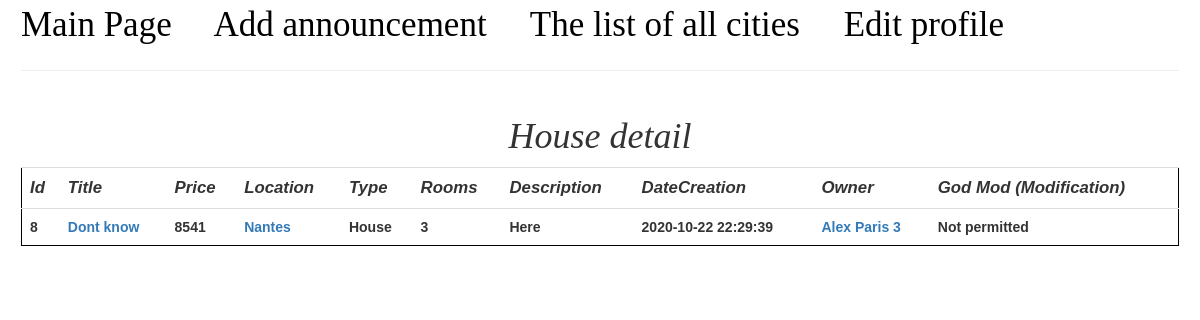
The page /house/8 on the database its author committed.
### models.py (models this page shows, shortened)
class House(db.Model):
    __table_args__ = {'extend_existing': True}
    id = db.Column(db.INTEGER, primary_key=True)
    title = db.Column(db.String(50), nullable=False)
    location = db.Column(db.String(50), nullable=False)
    type = db.Column(db.String(50), nullable=False)
    rooms = db.Column(db.INTEGER, nullable=False)
    price = db.Column(db.INTEGER, nullable=False)
    description = db.Column(db.Text, nullable=False)
    author = db.Column(db.String, nullable=False)
    author_id = db.Column(db.INTEGER, nullable=False)
    dateCreation = db.Column(db.DateTime, nullable=False, default=sqlalchemy.sql.func.now() )

### app.py (the view)
@app.route('/house/<int:id>', methods=['GET'])
def houseById(id):
    house = models.getHouseById(id)
    return render_template('houseDetail.html', house=house, user_id=current_user_id)

### models.py (called while the page is built)
def getHouseById(id):
    return House.query.get(id)

### templates/houseDetail.html (shortened to what this page needs)
{% extends 'base.html' %}
{% block body %}
    <h1>House detail</h1>
    <table class="table table-hover">
        <tr class="headers">
            <th>Id</th>
            <th>Title</th>
            <th>Price</th>
            <th>Location</th>
            <th>Type</th>
            <th>Rooms</th>
            <th>Description</th>
            <th>DateCreation</th>
            <th>Owner</th>
            <th colspan="2">God Mod (Modification)</th>
        </tr>
        <tr>
            <th>{{ house.id }}</th>
            <th><a href="/house/{{ house.id }}">{{ house.title }}</a></th>
            <th>{{ house.price }}</th>
            <th><a href="/search/city/{{ house.location }}">{{ house.location }}</a></th>
            <th>{{ house.type }}</th>
            <th>{{ house.rooms }}</th>
            <th>{{ house.description }}</th>
            <th>{{ house.dateCreation }}</th>
            <th><a href="/user/{{ house.author_id }}">{{ house.author }}</a></th>
            {% if house.author_id == user_id %}
                <th><a href="/house/edit/{{ house.id }}">Edit</a></th>
                <th><a href="/house/delete/{{ house.id }}">Delete</a></th>
            {% else %}
                <th colspan="2">Not permitted</th>
            {% endif %}
        </tr>
    </table>
{% endblock %}

### static/css/main.css (style rules this page uses)
table { border: black 1px solid; font-family: "Trebuchet MS", Arial, Helvetica, sans-serif; width: 100%; }
h1 { text-align: center; font-style: italic; color: cornflowerblue; }
.headers { font-style: italic; font-size: 1.2em; }

### rows shown on the page
House: id "8", title "Dont know", price "8541", location "Nantes", type "House", rooms "3", description "Here", dateCreation "2020-10-22 22:29:39", author "Alex Paris 3"
